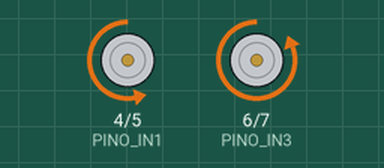
The sketch below on a simulated Arduino Uno, built with avr-gcc and run on an emulated ATmega328P. Parts: motor-driver pin pairs drawn as motors (green arrow = first pin HIGH = forward, orange = second pin HIGH = backward, longer = more drive, scaled by the enable pin).

Above: at 4.0 s.
At 14.0 s:
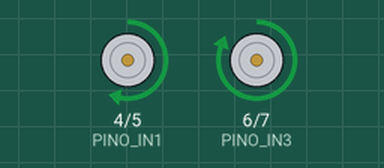
At 19.0 s:
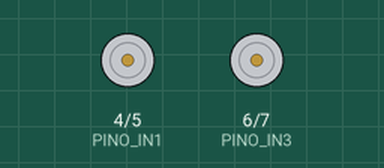
Timing chart, 0 to 26.0 s (numbered marks = the images above):
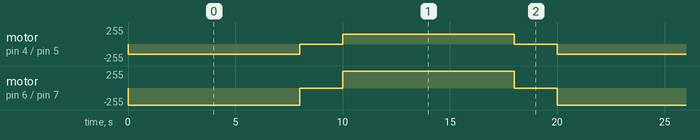

Measured:
- by itself, motor on pin 4 (PINO_IN1) / pin 5 (PINO_IN2): repeats every 20.0 s: stopped 2.0 s, forward 150/255 8.0 s, stopped 2.0 s, backward 150/255 8.0 s
- by itself, motor on pin 6 (PINO_IN3) / pin 7 (PINO_IN4): repeats every 20.0 s: stopped 2.0 s, forward 255/255 8.0 s, stopped 2.0 s, backward 255/255 8.0 s

The sketch:

movimentacao_basica_ponte_h_vermelha.ino
```cpp
/*
========================================================================= TESTE PONTE H ROBÔ DEFINITIVO MAZE V0.1 ========================================================================================
Autor: Murilo
Data da criação: 13/06/2025
Data da última modificação: 13/06/2025

Campo de observações:
os comandos para girar os motores devem ser invertidos. Exemplo: paraFrente tem que ser paraTras
===========================================================================================================================================================================================================
*/

//declaracao dos pinos utilizados para controlar a velocidade de rotacao
#define PINO_ENA 3
#define PINO_ENB 8
#define PINO_IN1 4
#define PINO_IN2 5
#define PINO_IN3 6
#define PINO_IN4 7

// Declaração de variáveis que serão correspondentes a velocidade dos motores
const int velMotoresEsq = 150;
const int velMotoresDir = 150;

void setup()
{

  //configuração dos pinos como saida
  pinMode(PINO_ENA, OUTPUT);
  pinMode(PINO_ENB, OUTPUT);
  pinMode(PINO_IN1, OUTPUT);
  pinMode(PINO_IN2, OUTPUT);
  pinMode(PINO_IN3, OUTPUT);
  pinMode(PINO_IN4, OUTPUT);

  //inicia o codigo com os motores parados
  digitalWrite(PINO_IN1, LOW);
  digitalWrite(PINO_IN2, LOW);
  digitalWrite(PINO_IN3, LOW);
  digitalWrite(PINO_IN4, LOW);
  digitalWrite(PINO_ENA, LOW);
  digitalWrite(PINO_ENB, LOW);

}

void loop()
{
  paraFrente();
  delay(8000);
  pararMotores();
  delay(2000);
  paraTras();
  delay(8000);
  pararMotores();
  delay(2000);
}

void paraFrente()
{
  // Configura a velocidade dos motores
  analogWrite(PINO_ENA, velMotoresEsq);
  analogWrite(PINO_ENB, velMotoresDir);

  //configura os motores para o sentido horario
  digitalWrite(PINO_IN1, LOW);
  digitalWrite(PINO_IN2, HIGH);
  digitalWrite(PINO_IN3, LOW);
  digitalWrite(PINO_IN4, HIGH);
}
void paraTras()
{
  // Configura a velocidade dos motores
  analogWrite(PINO_ENA, velMotoresEsq);
  analogWrite(PINO_ENB, velMotoresDir);

  //configura os motores para o sentido anti-horário
  digitalWrite(PINO_IN1, HIGH);
  digitalWrite(PINO_IN2, LOW);
  digitalWrite(PINO_IN3, HIGH);
  digitalWrite(PINO_IN4, LOW);
}
void virarEsquerda()
{
  // Configura a velocidade dos motores
  analogWrite(PINO_ENA, velMotoresEsq);
  analogWrite(PINO_ENB, velMotoresDir);

  //configura os motores para 2 girarem no sentido horário e 2 no anti-horário (curva)
  digitalWrite(PINO_IN1, LOW);
  digitalWrite(PINO_IN2, LOW);
  digitalWrite(PINO_IN3, HIGH);
  digitalWrite(PINO_IN4, HIGH);
}
void virarDireita()
{
  // Configura a velocidade dos motores
  analogWrite(PINO_ENA, velMotoresEsq);
  analogWrite(PINO_ENB, velMotoresDir);

  //configura os motores para 2 girarem no sentido horário e 2 no anti-horário (curva)
  digitalWrite(PINO_IN1, HIGH);
  digitalWrite(PINO_IN2, HIGH);
  digitalWrite(PINO_IN3, LOW);
  digitalWrite(PINO_IN4, LOW);
}
void pararMotores()
{
  digitalWrite(PINO_IN1, LOW);
  digitalWrite(PINO_IN2, LOW);
  digitalWrite(PINO_IN3, LOW);
  digitalWrite(PINO_IN4, LOW);
}
```
